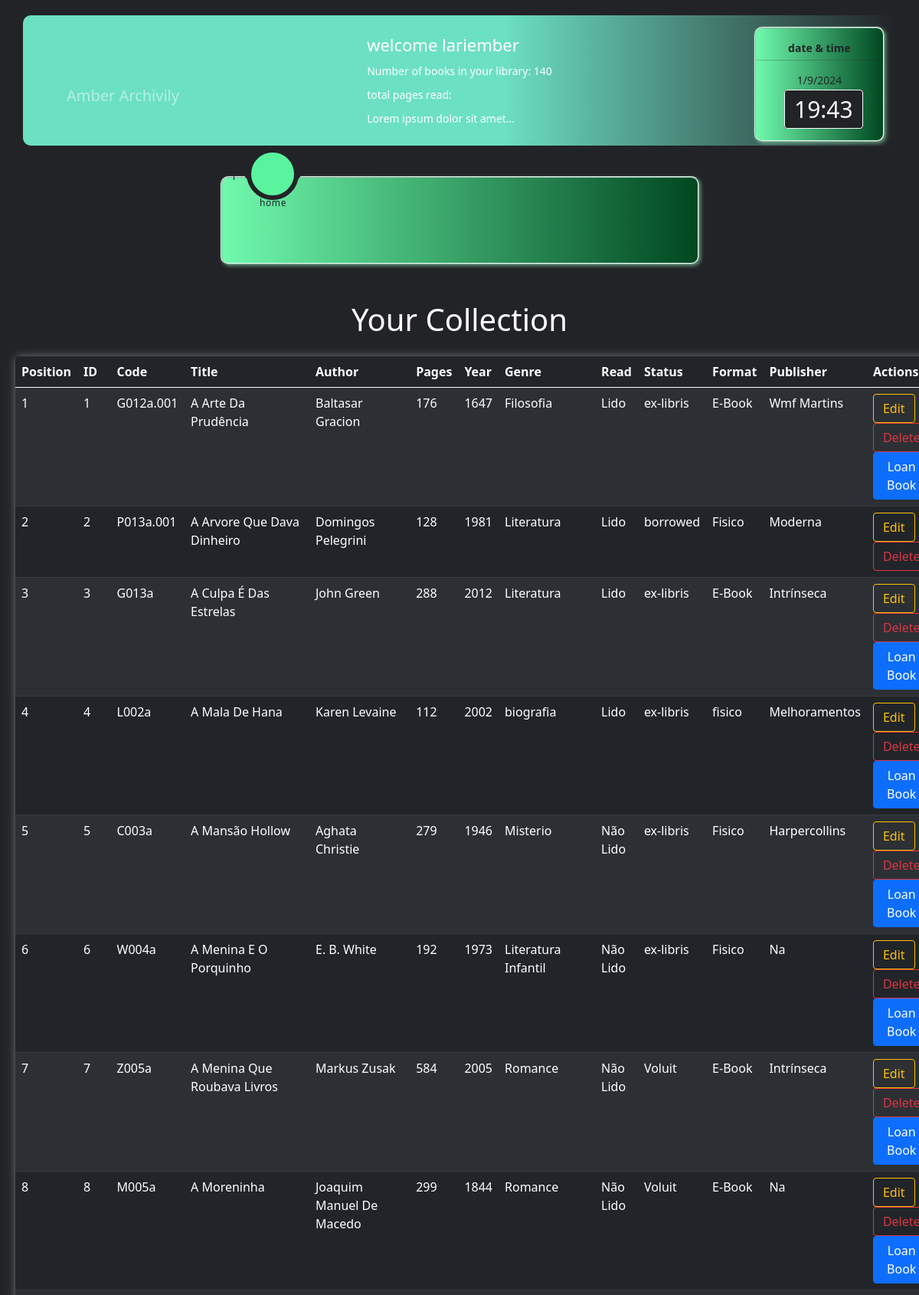
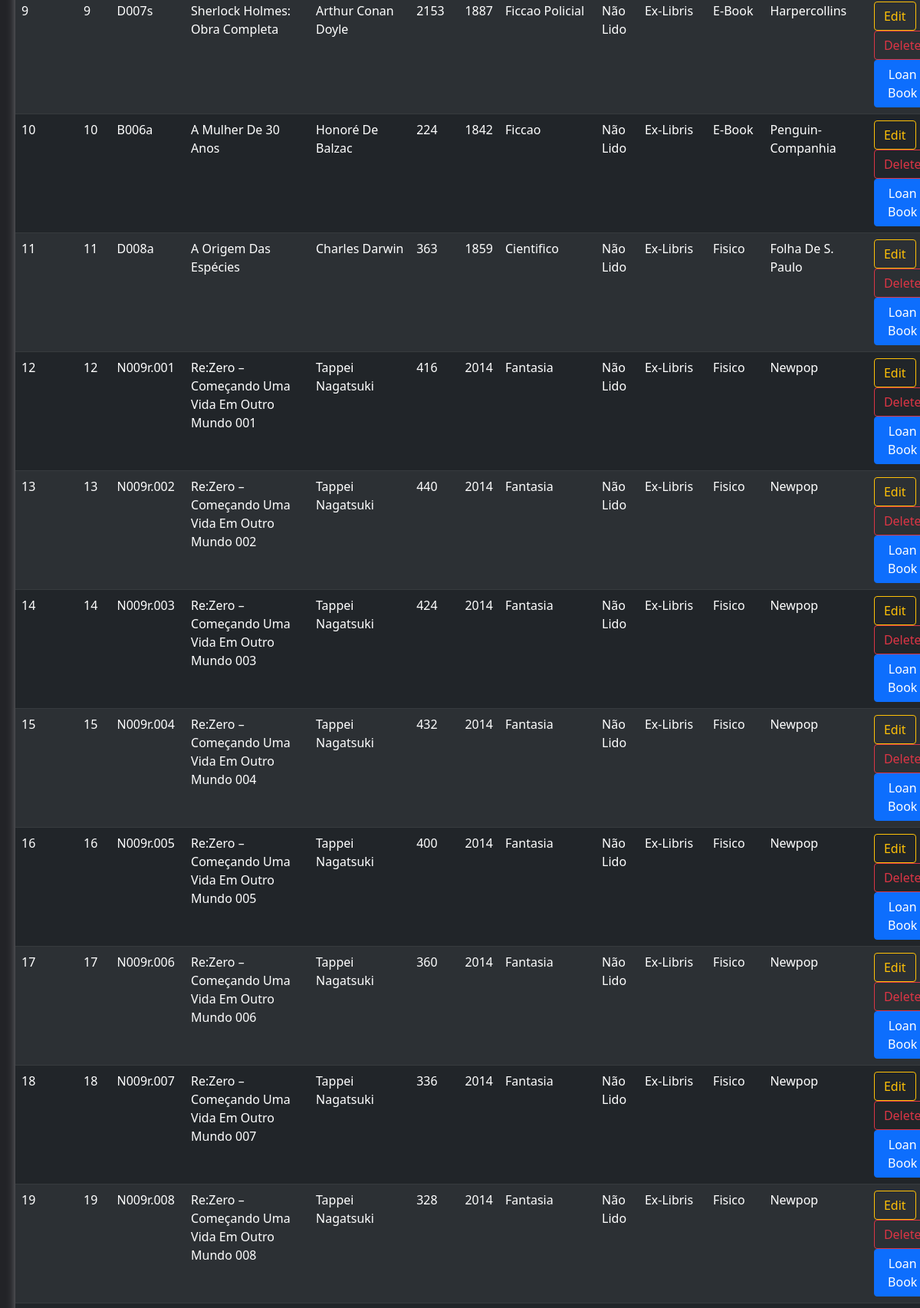
/your_collection (signed in, upper part), run on the app's committed database (2 pictures, top to bottom).
### app/__init__.py (models this page shows, shortened)
class User(db.Model):
    __tablename__ = 'users'
    id = db.Column(db.Integer, primary_key=True)
    username = db.Column(db.String(), unique=True, nullable=False)
    password_hash = db.Column(db.String(), nullable=False)
    name = db.Column(db.String(), nullable=False)
    books = db.relationship('Book', backref='user', lazy=True)
    user_readings = db.relationship('UserReadings', backref='user', lazy=True)  # Adicione este atributo de relacionamento
    @property
    def is_authenticated(self):
        return True

class Book(db.Model):
    __tablename__ = 'books'
    id = db.Column(db.Integer, primary_key=True)
    code = db.Column(db.String(8), unique=True, nullable=False)
    title = db.Column(db.String(200), nullable=False)
    author = db.Column(db.String(100), nullable=False)
    publisher = db.Column(db.String(100), nullable=False)
    year = db.Column(db.Integer, nullable=False)
    pages = db.Column(db.Integer, nullable=False)
    status = db.Column(db.String(50), nullable=False)  # 'available', 'borrowed', or 'ex-libris'
    format = db.Column(db.String(50), nullable=False)  # 'physical', 'e-book', or 'pdf'
    read = db.Column(db.String(10), nullable=False)
    genre = db.Column(db.String(50), nullable=False)
    completion_date = db.Column(db.String(11), nullable=True)
    user_id = db.Column(db.Integer, db.ForeignKey('users.id'), nullable=False)
    user_readings = db.relationship('UserReadings', backref='book', lazy=True)  # Adicione este atributo de relacionamento
    loan_id = db.Column(db.Integer, db.ForeignKey('loans.id'), nullable=True)  # Chave estrangeira para a tabela Loan

### app/controllers/defaut.py (the view)
@app.route('/your_collection')
def your_collection():
    user = get_logged_in_user()
    if not user:
        return redirect('/login')
    books = Book.query.filter_by(user_id=user.id).all()
    return render_template('your_collection.html', books=books)

### app/controllers/defaut.py (called while the page is built)
@lm.user_loader
def load_user(user_id):
    return User.query.get(int(user_id))

def get_logged_in_user():
    if current_user.is_authenticated:
        return current_user
    else:
        return None

### app/templates/your_collection.html (shortened to what this page needs)
{% extends 'base.html' %}
{% block content %}
<h1 class="text-white text-center my-4">Your Collection</h1>
<div class="table-responsive-md table-responsive-sm table-responsive-xl table-responsive-lg">
  <table class="table table-striped table-hover table-dark ">
    <thead>
      <tr>
        <th>Position</th>
        <th>ID</th>
        <th>Code</th>
        <th>Title</th>
        <th>Author</th>
        <th>Pages</th>
        <th>Year</th>
        <th>Genre</th>
        <th>Read</th>
        <th>Status</th>
        <th>Format</th>
        <th>Publisher</th>
        <th>Actions</th>
      </tr>
    </thead>
    <tbody>
      {% for book in books %}
      <tr>
        <td>{{ loop.index }}</td>
        <td>{{ book.id }}</td>
        <td>{{ book.code }}</td>
        <td>{{ book.title }}</td>
        <td>{{ book.author }}</td>
        <td>{{ book.pages }}</td>
        <td>{{ book.year }}</td>
        <td>{{ book.genre }}</td>
        <td>
          {% if book.read == 'read' %}
          {% if book.completion_date %}
          <span data-toggle="tooltip" data-placement="top" title="{{ book.completion_date }}">
            {{ book.read }}
          </span>
          {% else %}
          {{ book.read }}
          {% endif %}
          {% else %}
          {{ book.read }}
          {% endif %}
        </td>
        <td>{{ book.status }}</td>
        <td>{{ book.format }}</td>
        <td>{{ book.publisher }}</td>
        <td>
          <a href="{{ url_for('edit_book', book_id=book.id) }}" class="btn btn-outline-warning">Edit</a>
            <button class="btn btn-outline-danger" onclick="confirmDelete({{ book.id }}, '{{ book.status }}')">Delete</button>
        {% if book.status != 'borrowed' %}
          <button class="btn btn-primary" onclick="openLoanPopup({{ book.id }})">Loan Book</button>
          {% endif %}
        </td>
      </tr>
      {% endfor %}
  </table>
</div>
{% endblock %}

### app/templates/base.html (shortened to what this page needs)
<!DOCTYPE html>
<html lang="en">
<head>
  <link rel="stylesheet" href="../static/css/fonts.css" type="text/css">
  <link rel="stylesheet" href="https://cdn.jsdelivr.net/npm/bootstrap@5.0.1/dist/css/bootstrap.min.css">
  <link rel="stylesheet" href="{{ url_for('static', filename='css/style.css') }}">
</head>
<body>
  <div class="d-none d-md-block d-lg-block d-xl-block">
    <header>
      {% if current_user.is_authenticated %}
      <div id="hide" class="container bg-dark text-white">
        <a class="navbar-brand text-white-50" href="/home">Amber Archivily</a>
        <div class="navbar-text">
          {% if current_user.is_authenticated %}
          <h2>welcome {{ current_user.username }}</h2>
          <p>Number of books in your library: {{ current_user.books|length }}</p>
          <p>total pages read: </p>
          <p>Lorem ipsum dolor sit amet...</p>
          {% endif %}
          <div class="datetime">
            <p class="text-dark fw-bold">date & time</p>
            <hr class="bg-dark">
            <p class="text-dark"><span id="date"></span>
            </p>
            <div>
              <time></time>
            </div>
          </div>
        </div>
      </div> {% endif %}
      <div class="d-none d-md-block d-lg-block d-xl-block">
        <nav class="">
          <div class="navigation">
            <ul>
              <li class="list active">
                <a href="/home">
                  <span class="text">home</span>
                </a>
              </li>
              <li class="list">
              </li>
              <li class="list">
              </li>
              <li class="list">
              </li>
              <li class="list">
              </li>
              <li class="list">
              </li>
              <li class="list">
              </li>
              {% if current_user.is_authenticated %}
              <li class="list">
              </li>
              {% endif %}
              <div class="indicator"></div>
            </ul>
          </div>
        </nav>
      </div>
    </header>
  </div>
  <br>
  <main>
    {% block content %}
    {% endblock %}
  </main>
</body>
</html>

### app/static/css/style.css (style rules this page uses)
header { font-family: 'Poppins', sans-serif; }
body { padding: 20px; justify-content: center; align-items: center; min-width: 100vh; background: #222327; }
div.container { min-width: 100px; position: relative; display: flex; justify-content: center; align-items: center; min-width: auto; min-height: 170px; font-size: 15px; background: linear-gradient( to right, rgb(108, 224, 195) 55%, #222327 ); border-radius: 10px; }
div.container h2 { margin: 10px; font-size: 22px; }
div.container p { margin: 10px; font-size: 14px; }
div.container a { position: absolute; top: 50%; left: 5%; }
div.navbar-text { min-width: 200px; max-width: 1080px; display: block; justify-content: center; align-items: center; align-items: left; }
nav { margin-top: 40px; position: relative; display: flex; justify-content: center; align-items: center; }
.navigation { width: 625px; height: 115px; background: linear-gradient( to right, #70faae, #004720 ); border: 2px ridge #ddffec; box-shadow: 2px 2px 5px rgba(162, 255, 204, 0.5); position: relative; display: flex; justify-content: center; align-items: center; border-radius: 10px; }
.navigation ul { display: flex; width: 700px; }
.navigation ul li { position: relative; list-style: none; width: 70px; height: 70px; z-index: 1; }
.navigation ul li a { position: relative; display: flex; justify-content: center; align-items: center; flex-direction: column; width: 100%; text-align: center; font-weight: 500; }
.navigation ul li a .text { position: absolute; color: #222327; font-weight: 400; font-size: 0.75em; letter-spacing: 0.05em; transition: 0.5s; opacity: 0; transform: translateY(20px); }
.navigation ul li.active a .text { opacity: 1; transform: translateY(20px); }
.indicator { position: absolute; top: -35%; width: 68px; height: 68px; background: #5af49f; border-radius: 50%; border: 6px solid #222327; transition: 0.5s; }
.indicator::before { content: ''; position: absolute; top: 46%; left: -22px; width: 20px; height: 20px; background: transparent; border-top-right-radius: 20px; box-shadow: -1px -10px 0 0 #222327; }
.indicator::after { content: ''; position: absolute; top: 46%; right: -22px; width: 20px; height: 20px; background: transparent; border-top-left-radius: 20px; box-shadow: -1px -10px 0 0 #222327; }
.datetime { position: absolute; right: 15px; top: 15px; }
div.datetime { width: 170px; height: 150px; background: linear-gradient( to right, #70faae, #004720 ); display: block; justify-content: center; align-items: center; border-radius: 10px; border: 2px ridge #ddffec; box-shadow: 2px 2px 5px rgba(162, 255, 204, 0.5); }
div.datetime p { margin-top: 15px; align-items: center; justify-content: center; display: flex; margin-bottom: 5px; }
div.datetime hr { margin-top: 5px; margin-bottom: 5px; }
div.datetime div { margin-top: 5px; justify-content: center; align-items: center; }
time { margin: 37px; justify-content: center; align-items: center; width: 140px; border: 1px solid #f7f7f7; padding: 4px 12px; background-color: #222327; color: #f7f7f7; font-size: 2em; font-weight: 300; border-radius: 4px; }

### app/templates/base.html (style rules this page uses)
table { box-shadow: 2px 2px 12px rgba(255, 255, 255, 0.5); }

### data on the page
User: username "lariember"
Book: id "1", code "G012a.001", title "A Arte Da Prudência", author "Baltasar Gracion", pages "176", year "1647", genre "Filosofia", read "Lido", status "ex-libris", format "E-Book", publisher "Wmf Martins"
Book: id "2", code "P013a.001", title "A Arvore Que Dava Dinheiro", author "Domingos Pelegrini", pages "128", year "1981", genre "Literatura", read "Lido", status "borrowed", format "Fisico", publisher "Moderna"
Book: id "3", code "G013a", title "A Culpa É Das Estrelas", author "John Green", pages "288", year "2012", genre "Literatura", read "Lido", status "ex-libris", format "E-Book", publisher "Intrínseca"
Book: id "4", code "L002a", title "A Mala De Hana", author "Karen Levaine", pages "112", year "2002", genre "biografia", read "Lido", status "ex-libris", format "fisico", publisher "Melhoramentos"
Book: id "5", code "C003a", title "A Mansão Hollow", author "Aghata Christie", pages "279", year "1946", genre "Misterio", read "Não Lido", status "ex-libris", format "Fisico", publisher "Harpercollins"
Book: id "6", code "W004a", title "A Menina E O Porquinho", author "E. B. White", pages "192", year "1973", genre "Literatura Infantil", read "Não Lido", status "ex-libris", format "Fisico", publisher "Na"
Book: id "7", code "Z005a", title "A Menina Que Roubava Livros", author "Markus Zusak", pages "584", year "2005", genre "Romance", read "Não Lido", status "Voluit", format "E-Book", publisher "Intrínseca"
Book: id "8", code "M005a", title "A Moreninha", author "Joaquim Manuel De Macedo", pages "299", year "1844", genre "Romance", read "Não Lido", status "Voluit", format "E-Book", publisher "Na"
Book: id "9", code "D007s", title "Sherlock Holmes: Obra Completa", author "Arthur Conan Doyle", pages "2153", year "1887", genre "Ficcao Policial", read "Não Lido", status "Ex-Libris", format "E-Book", publisher "Harpercollins"
Book: id "10", code "B006a", title "A Mulher De 30 Anos", author "Honoré De Balzac", pages "224", year "1842", genre "Ficcao", read "Não Lido", status "Ex-Libris", format "E-Book", publisher "Penguin-Companhia"
Book: id "11", code "D008a", title "A Origem Das Espécies", author "Charles Darwin", pages "363", year "1859", genre "Cientifico", read "Não Lido", status "Ex-Libris", format "Fisico", publisher "Folha De S. Paulo"
Book: id "12", code "N009r.001", title "Re:Zero – Começando Uma Vida Em Outro Mundo 001", author "Tappei Nagatsuki", pages "416", year "2014", genre "Fantasia", read "Não Lido", status "Ex-Libris", format "Fisico", publisher "Newpop"
Book: id "13", code "N009r.002", title "Re:Zero – Começando Uma Vida Em Outro Mundo 002", author "Tappei Nagatsuki", pages "440", year "2014", genre "Fantasia", read "Não Lido", status "Ex-Libris", format "Fisico", publisher "Newpop"
Book: id "14", code "N009r.003", title "Re:Zero – Começando Uma Vida Em Outro Mundo 003", author "Tappei Nagatsuki", pages "424", year "2014", genre "Fantasia", read "Não Lido", status "Ex-Libris", format "Fisico", publisher "Newpop"
Book: id "15", code "N009r.004", title "Re:Zero – Começando Uma Vida Em Outro Mundo 004", author "Tappei Nagatsuki", pages "432", year "2014", genre "Fantasia", read "Não Lido", status "Ex-Libris", format "Fisico", publisher "Newpop"
Book: id "16", code "N009r.005", title "Re:Zero – Começando Uma Vida Em Outro Mundo 005", author "Tappei Nagatsuki", pages "400", year "2014", genre "Fantasia", read "Não Lido", status "Ex-Libris", format "Fisico", publisher "Newpop"
Book: id "17", code "N009r.006", title "Re:Zero – Começando Uma Vida Em Outro Mundo 006", author "Tappei Nagatsuki", pages "360", year "2014", genre "Fantasia", read "Não Lido", status "Ex-Libris", format "Fisico", publisher "Newpop"
Book: id "18", code "N009r.007", title "Re:Zero – Começando Uma Vida Em Outro Mundo 007", author "Tappei Nagatsuki", pages "336", year "2014", genre "Fantasia", read "Não Lido", status "Ex-Libris", format "Fisico", publisher "Newpop"
Book: id "19", code "N009r.008", title "Re:Zero – Começando Uma Vida Em Outro Mundo 008", author "Tappei Nagatsuki", pages "328", year "2014", genre "Fantasia", read "Não Lido", status "Ex-Libris", format "Fisico", publisher "Newpop"

### other printed values
{{ current_user.books|length }} "140"
